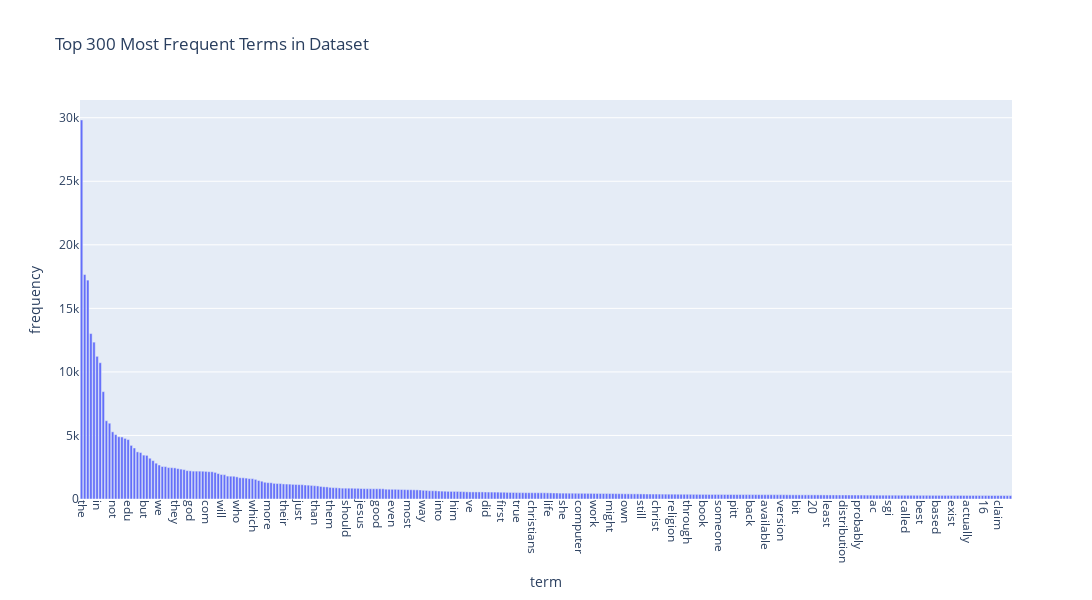

Write notebook code for a chart like this one.
### Markdown cell above
### >>> **Exercise 12 (take home):**
If you want a nicer interactive visualization here, I would encourage you try to install and use plotly to achieve this.

### Code cell
# Answer here
import plotly.express as px 

term_frequencies = np.asarray(X_counts.sum(axis=0))[0]# vectorize for get the terms most used

sorted_idx = np.argsort(term_frequencies)[::-1]# descending order of frecuency terms
top_n = 300

terms = count_vect.get_feature_names_out()[sorted_idx[:top_n]]# select top 300 common terms
freqs = term_frequencies[sorted_idx[:top_n]]
df_terms = pd.DataFrame({"term": terms, "frequency": freqs})
fig = px.bar(df_terms, x="term", y="frequency", title=f"Top {top_n} Most Frequent Terms")

fig.update_layout(# to order it nicer!
    xaxis_tickangle=90,
    width=1400,
    height=600,
    bargap=0.2,
    font=dict(size=12)
)

fig.show()

### Figure 1 — Plotly figure (JSON) as saved in the notebook; plotly's stock layout.template omitted (floating-point values rounded to 4 significant figures; data arrays with more than 128 entries replaced by an {"elided": "..."} marker saying what was removed)
{"data": [{"hovertemplate": "term=%{x}<br>frequency=%{y}<extra></extra>", "legendgroup": "", "marker": {"color": "#636efa", "pattern": {"shape": ""}}, "name": "", "orientation": "v", "showlegend": false, "textposition": "auto", "type": "bar", "x": {"elided": "300 str values"}, "xaxis": "x", "y": {"elided": "300 int values"}, "yaxis": "y"}], "layout": {"bargap": 0.2, "barmode": "relative", "font": {"size": 12}, "height": 600, "legend": {"tracegroupgap": 0}, "title": {"text": "Top 300 Most Frequent Terms in Dataset"}, "width": 1400, "xaxis": {"anchor": "y", "domain": [0, 1], "tickangle": 90, "title": {"text": "term"}}, "yaxis": {"anchor": "x", "domain": [0, 1], "title": {"text": "frequency"}}}}
